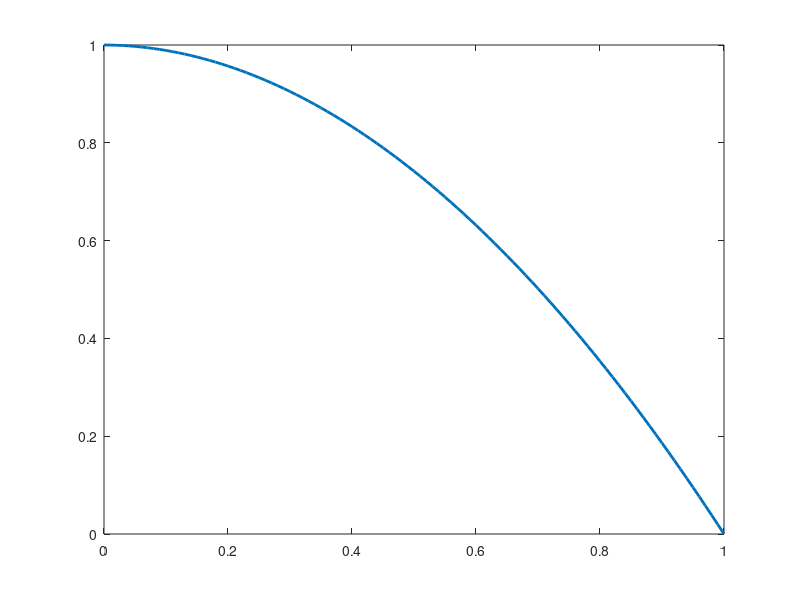

Reproduce this figure in MATLAB. (Note: this script raises an error after producing the figure.)
hold off
t=0.3;
H= sin(0.5*pi*t) + 1.5;
x1=0:0.01:1 ;
f1=x1; 
f2=1-f1.^H;
plot(f1,f2,'Linewidth',2)
hold on

A=importdata('D:\Github\experiment\cmoo\cexe\data\dynamic\PF\pf_DF3_1_6.dat');
%A=importdata('D:\Github\MATLAB\data\APMR\APMR\10.30.100\PF\pf_DF1_1_4.dat');
F1=A(:,1)
F2=A(:,2)
plot(F1,F2,'r.'); %画个体
hold on
%end
ylabel('f2');
xlabel('f1');
